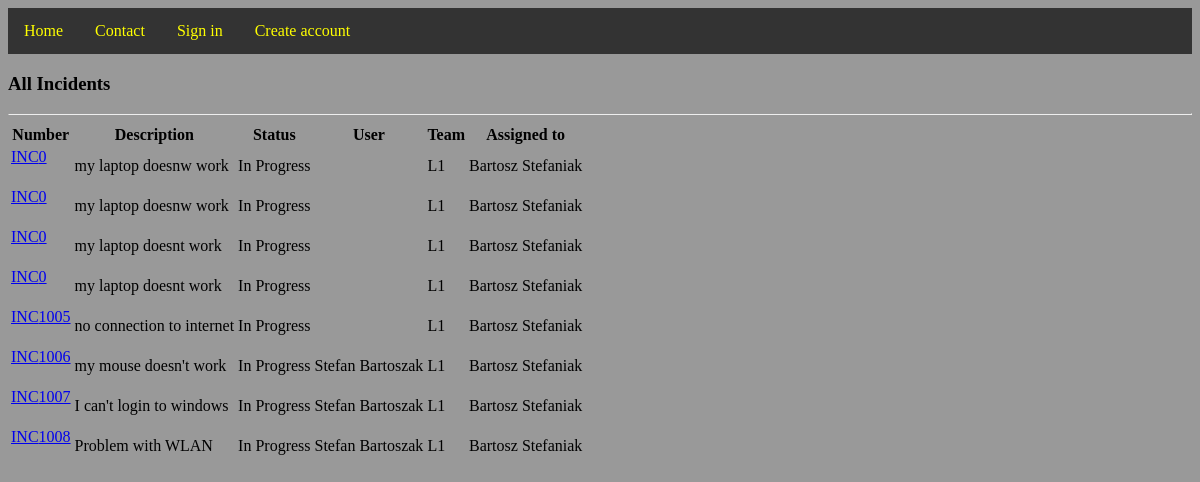
Before: /all_tickets/ with the older database file.
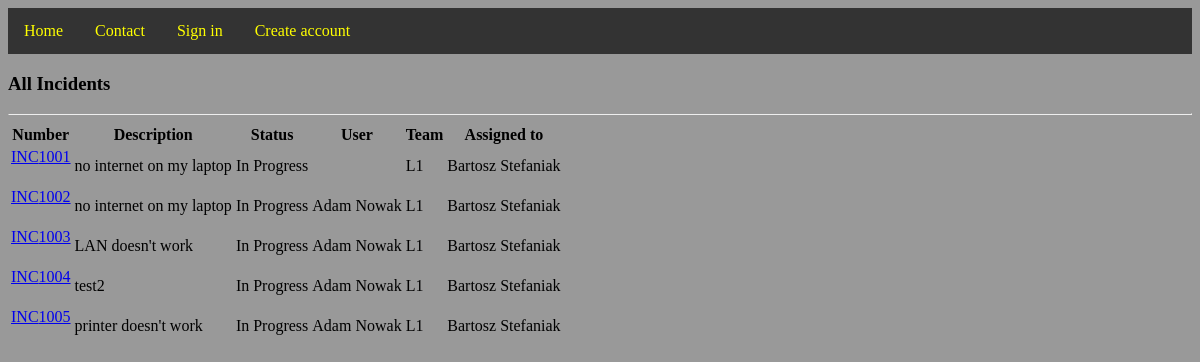
After: the same page with the newer database file.
### ticket_app/models.py (models this page shows)
class Ticket(models.Model):
    User = models.ForeignKey(User, null=True, on_delete=models.CASCADE)
    number = models.IntegerField('number')
    description = models.CharField('description', max_length=1000)
    serial_number_or_client_name = models.CharField('serial_number', max_length=1000)
    type = models.CharField('type', choices=CHOICES, max_length=120)
    SLA = models.IntegerField('SLA')
    assigned_to = models.CharField('assigned_to', max_length=20)
    team = models.CharField('support_team', max_length=120)
    status = models.CharField('status', max_length=120)
    comments = models.JSONField('comments', max_length=1000)

### ticket_app/views.py (the view)
# urls.py: path('all_tickets/', views.all_tickets),
def all_tickets(request):
    title = "tickets"
    tickets = Ticket.objects.all()
    num = []
    for ticket in tickets:
        num.append(ticket)
    return render(request, 'All_tickets.html', {'title': title, 'num': num})

### ticket_app/templates/ticket_app/All_tickets.html (shortened to what this page needs)
{% extends "base.html" %}
{% block content %}
<h3>All Incidents</h3>
<hr>
<table id="table1">
  <tr>
    <th>Number</th>
    <th>Description</th>
          <th>Status</th>
      <th>User</th>
      <th>Team</th>
      <th>Assigned to</th>
{% for field in num %}
<tr>
    <td>
<a href="incident_agent/{{ field.number }}" >INC{{ field.number }}</a> <br></br>
    </td>
    <td>
        {{ field.description }}
    </td>
    <td>{{field.status }}</td>
    <td>{{field.User.first_name }} {{field.User.last_name }}</td>
    <td>{{field.team }}</td>
        <td>{{field.assigned_to }}</td>
</tr>
{% endfor %}
</table>
{% endblock content %}

Changed rows visible on the page:
removed Ticket: number "1006", description "my mouse doesn't work", status "In Progress", User.first_name "Stefan", User.last_name "Bartoszak", team "L1", assigned_to "Bartosz Stefaniak"
removed Ticket: number "1007", description "I can't login to windows", status "In Progress", User.first_name "Stefan", User.last_name "Bartoszak", team "L1", assigned_to "Bartosz Stefaniak"
removed Ticket: number "1008", description "Problem with WLAN", status "In Progress", User.first_name "Stefan", User.last_name "Bartoszak", team "L1", assigned_to "Bartosz Stefaniak"
changed Ticket (number 1 of 5 on the later page): number "0" → "1001"; description "my laptop doesnw work" → "no internet on my laptop"
changed Ticket (number 2 of 5 on the later page): number "0" → "1002"; description "my laptop doesnw work" → "no internet on my laptop"; User.first_name (not shown) → "Adam"; User.last_name (not shown) → "Nowak"
changed Ticket: number "0" → "1003"; description "my laptop doesnt work" → "LAN doesn't work"; User.first_name (not shown) → "Adam"; User.last_name (not shown) → "Nowak"
changed Ticket: number "0" → "1004"; description "my laptop doesnt work" → "test2"; User.first_name (not shown) → "Adam"; User.last_name (not shown) → "Nowak"
changed Ticket: description "no connection to internet" → "printer doesn't work"; User.first_name (not shown) → "Adam"; User.last_name (not shown) → "Nowak"
